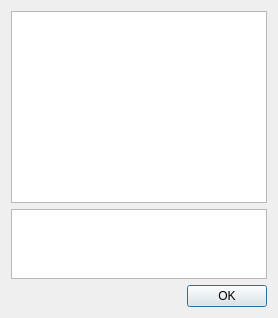
<?xml version="1.0" encoding="UTF-8"?>
<ui version="4.0">
 <class>QrDialog</class>
 <widget class="QDialog" name="QrDialog">
  <property name="geometry">
   <rect>
    <x>0</x>
    <y>0</y>
    <width>266</width>
    <height>269</height>
   </rect>
  </property>
  <property name="sizePolicy">
   <sizepolicy hsizetype="Expanding" vsizetype="Expanding">
    <horstretch>0</horstretch>
    <verstretch>0</verstretch>
   </sizepolicy>
  </property>
  <property name="windowTitle">
   <string>Dialog</string>
  </property>
  <layout class="QGridLayout" name="gridLayout">
   <item row="0" column="0">
    <widget class="QGraphicsView" name="QrView">
     <property name="sizePolicy">
      <sizepolicy hsizetype="MinimumExpanding" vsizetype="MinimumExpanding">
       <horstretch>0</horstretch>
       <verstretch>0</verstretch>
      </sizepolicy>
     </property>
    </widget>
   </item>
   <item row="2" column="0">
    <widget class="QDialogButtonBox" name="buttonBox">
     <property name="orientation">
      <enum>Qt::Horizontal</enum>
     </property>
     <property name="standardButtons">
      <set>QDialogButtonBox::Ok</set>
     </property>
    </widget>
   </item>
   <item row="1" column="0">
    <widget class="QTextBrowser" name="lblQrText">
     <property name="enabled">
      <bool>true</bool>
     </property>
     <property name="sizePolicy">
      <sizepolicy hsizetype="Preferred" vsizetype="Preferred">
       <horstretch>0</horstretch>
       <verstretch>0</verstretch>
      </sizepolicy>
     </property>
     <property name="maximumSize">
      <size>
       <width>16777215</width>
       <height>100</height>
      </size>
     </property>
    </widget>
   </item>
  </layout>
 </widget>
 <resources/>
 <connections>
  <connection>
   <sender>buttonBox</sender>
   <signal>accepted()</signal>
   <receiver>QrDialog</receiver>
   <slot>accept()</slot>
   <hints>
    <hint type="sourcelabel">
     <x>248</x>
     <y>254</y>
    </hint>
    <hint type="destinationlabel">
     <x>157</x>
     <y>274</y>
    </hint>
   </hints>
  </connection>
  <connection>
   <sender>buttonBox</sender>
   <signal>rejected()</signal>
   <receiver>QrDialog</receiver>
   <slot>reject()</slot>
   <hints>
    <hint type="sourcelabel">
     <x>316</x>
     <y>260</y>
    </hint>
    <hint type="destinationlabel">
     <x>286</x>
     <y>274</y>
    </hint>
   </hints>
  </connection>
 </connections>
</ui>
